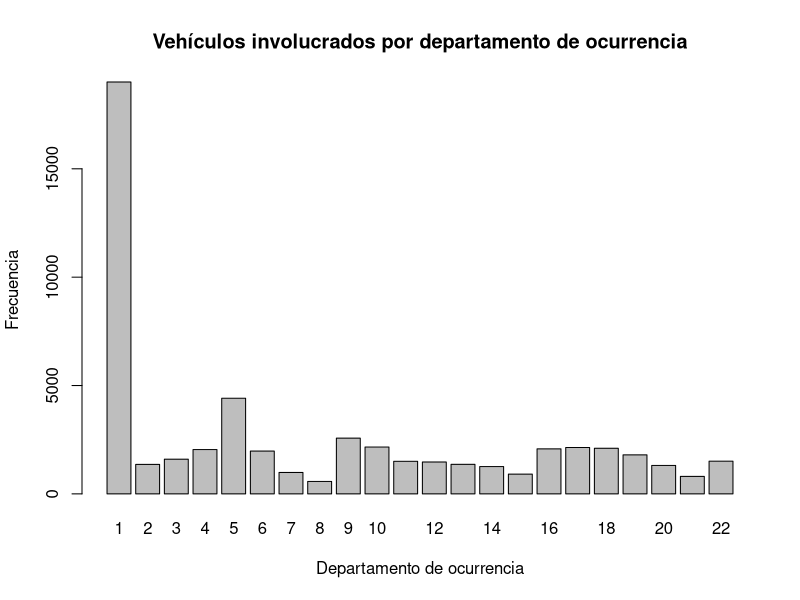
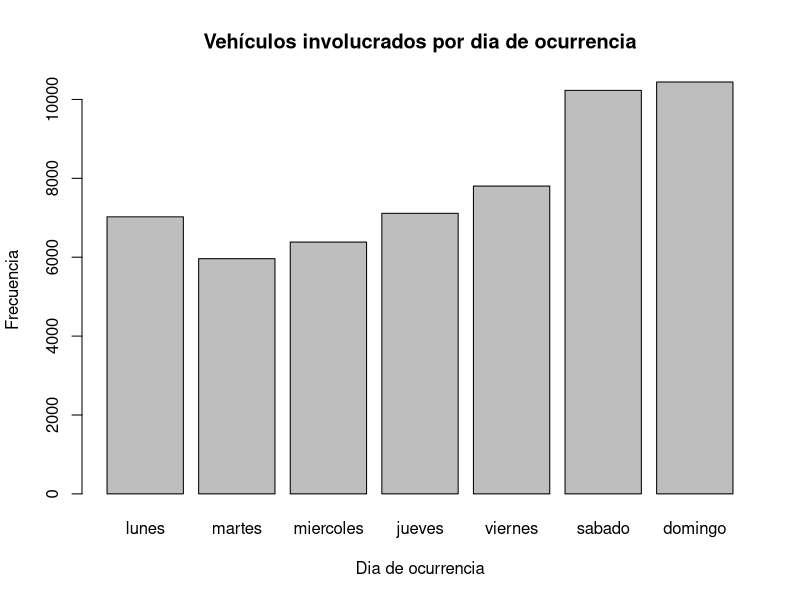
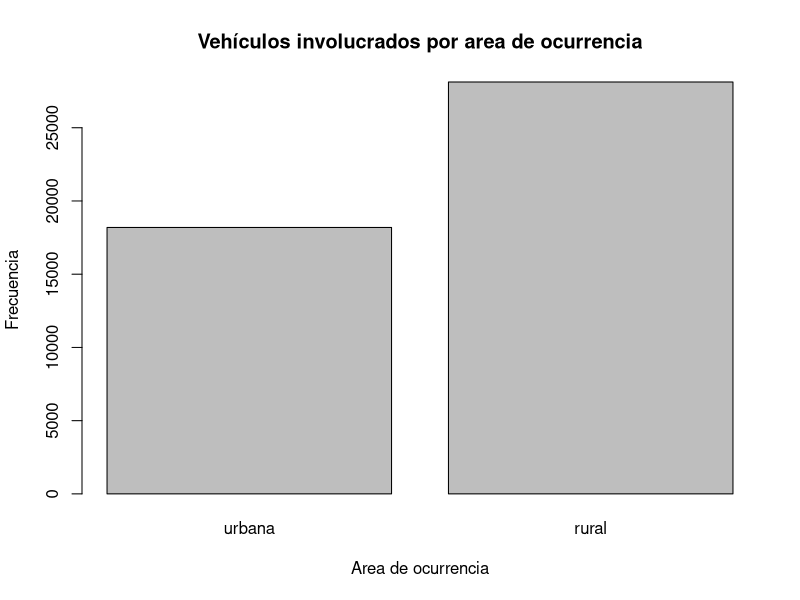
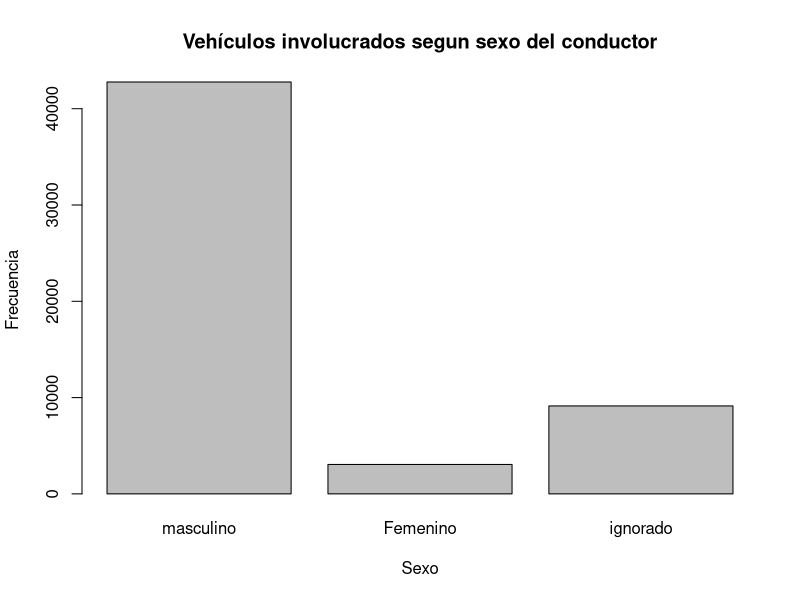
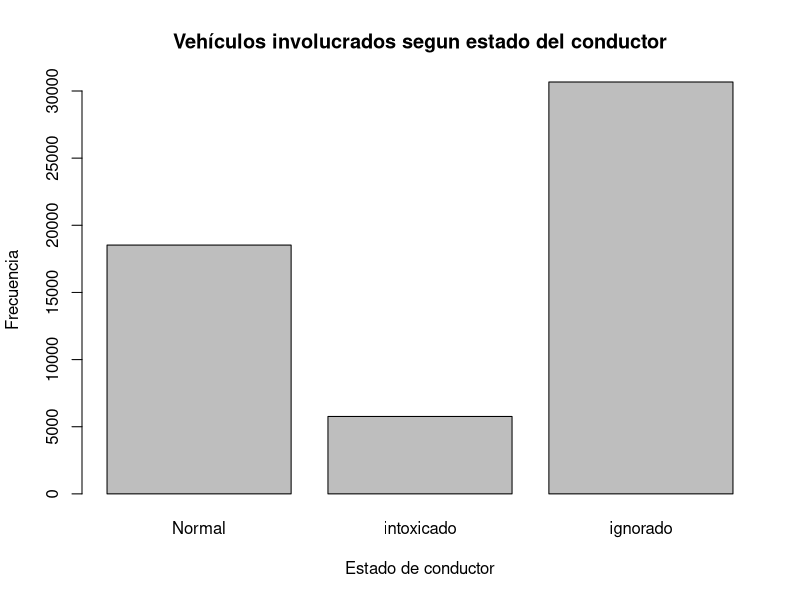
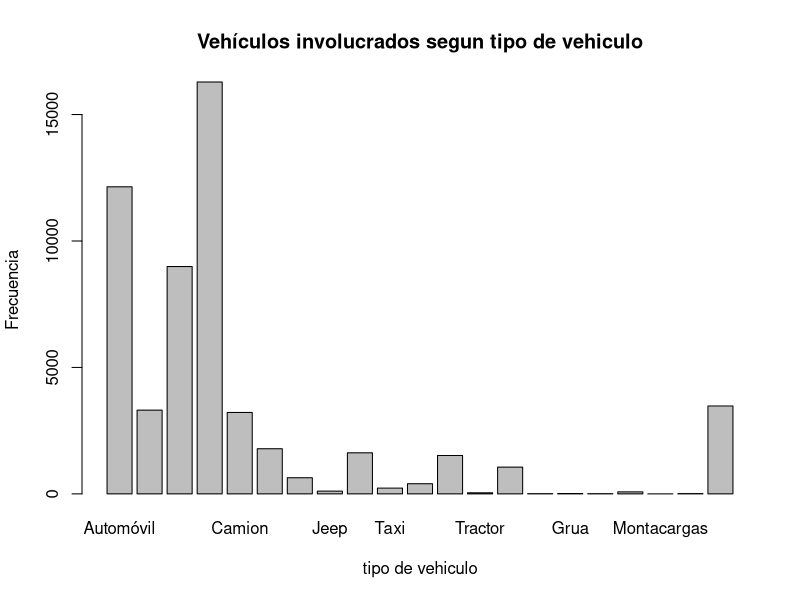
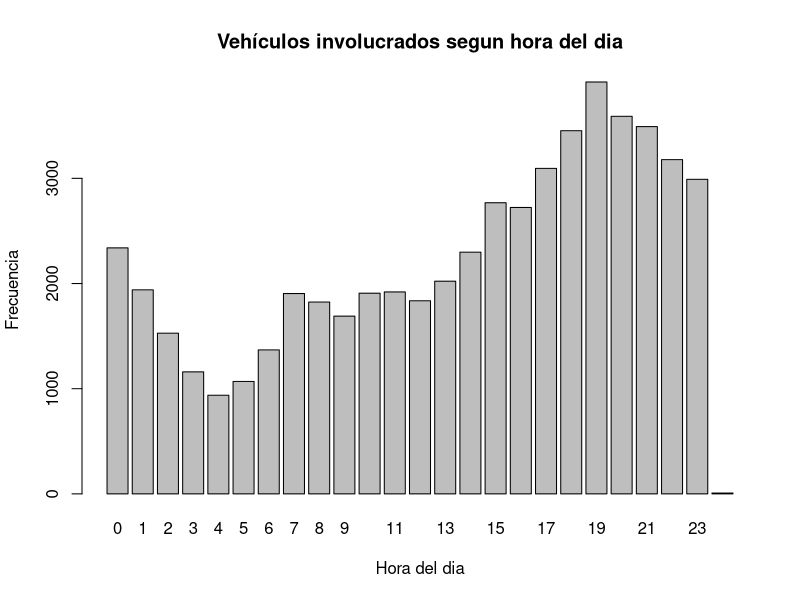
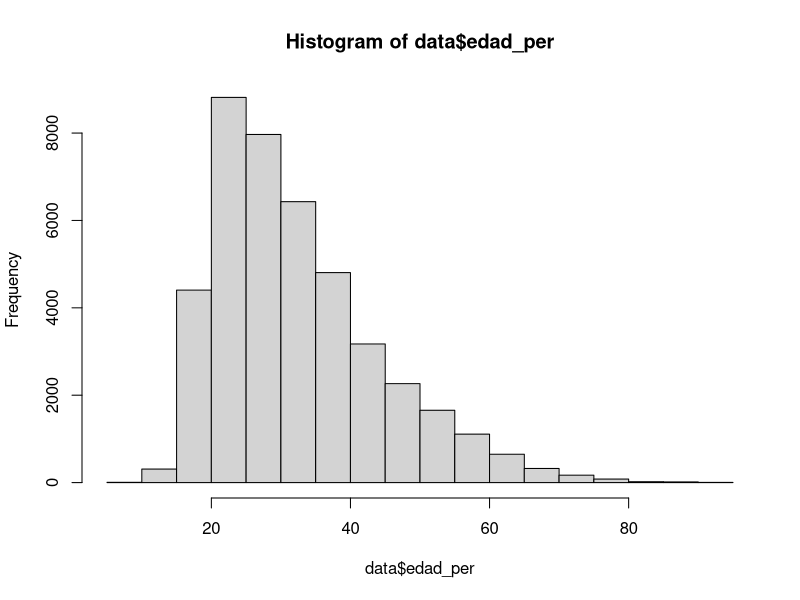

These figures' R source, in order: (Note: this script raises an error after producing the figures.)

vehiculos <- read.csv("VehiculosInvolucradosLimpio.csv")

# clear index of the table
vehiculos$X <- NULL
# setting cualitative variables here
str(vehiculos)
vehiculos$depto_ocu <- factor(vehiculos$depto_ocu)
vehiculos$dia_sem_ocu <-factor(vehiculos$dia_sem_ocu)
vehiculos$area_geo_ocu <-factor(vehiculos$area_geo_ocu)
vehiculos$zona_ocu    <-factor(vehiculos$zona_ocu)
vehiculos$sexo_per    <-factor(vehiculos$sexo_per)
vehiculos$estado_per  <-factor(vehiculos$estado_per)
vehiculos$tipo_veh    <-factor(vehiculos$tipo_veh)
vehiculos$color_veh   <-factor(vehiculos$color_veh)
vehiculos$modelo_veh  <-factor(vehiculos$modelo_veh)
vehiculos$tipo_eve    <-factor(vehiculos$tipo_eve)
vehiculos$mayor_menor <-factor(vehiculos$mayor_menor)
vehiculos$marca_veh   <-factor(vehiculos$marca_veh)
vehiculos$g_edad_pil <-factor(vehiculos$g_edad_pil)
summary(vehiculos)
head(vehiculos)
barplot(table(vehiculos$depto_ocu),xlab = "Departamento de ocurrencia", ylab = "Frecuencia", main = "Vehículos involucrados por departamento de ocurrencia")
barplot(table(vehiculos$dia_sem_ocu),xlab = "Dia de ocurrencia", ylab = "Frecuencia", main = "Vehículos involucrados por dia de ocurrencia", names.arg = c("lunes","martes","miercoles", "jueves", "viernes", "sabado", "domingo"))
barplot(table(vehiculos$area_geo_ocu),xlab = "Area de ocurrencia", ylab = "Frecuencia", main = "Vehículos involucrados por area de ocurrencia", names.arg = c("urbana", "rural"))
barplot(table(vehiculos$sexo_per),xlab = "Sexo", ylab = "Frecuencia", main = "Vehículos involucrados segun sexo del conductor", names.arg = c("masculino","Femenino","ignorado"))
barplot(table(vehiculos$estado_per),xlab = "Estado de conductor", ylab = "Frecuencia", main = "Vehículos involucrados segun estado del conductor", names.arg = c("Normal","intoxicado","ignorado"))
barplot(table(vehiculos$tipo_veh),xlab = "tipo de vehiculo", ylab = "Frecuencia", main = "Vehículos involucrados segun tipo de vehiculo", names.arg = c("Automóvil","Camioneta sport","Pick up","Motocicleta","Camion","Cabezal","Bus extraurbano","Jeep","Microbús","Taxi","Panel", "Bus urbano","Tractor","Moto taxi","Furgon","Grua","Bus escolar","Bicicleta","Montacargas","Cuatrimoto","Ignorado"))
barplot(table(vehiculos$hora_ocu),xlab = "Hora del dia", ylab = "Frecuencia", main = "Vehículos involucrados segun hora del dia" )
#histogramas  y caja y bigotesde edades
data <- vehiculos
data <- subset(data, edad_per !=999)
hist(data$edad_per)
boxplot(data$edad_per)
#################################################
#hechos
hechos <- read.csv("HechosTransitoLimpio.csv")

# clear index of the table
hechos$X <- NULL
# setting cualitative variables here
# str(hechos)
hechos$dia_ocu <- factor(hechos$dia_ocu)
hechos$hora_ocu <- factor(hechos$hora_ocu)
hechos$mes_ocu <- factor(hechos$mes_ocu)
hechos$año_ocu <- factor(hechos$año_ocu)
hechos$causa_acc <- factor(hechos$causa_acc)
hechos$num_hecho <- factor(hechos$num_hecho)
hechos$mupio_ocu <- factor(hechos$mupio_ocu)
hechos$depto_ocu <- factor(hechos$depto_ocu)
hechos$dia_sem_ocu <-factor(hechos$dia_sem_ocu)
hechos$areag_ocu <-factor(hechos$areag_ocu)
hechos$zona_ocu    <-factor(hechos$zona_ocu)
hechos$sexo_pil    <-factor(hechos$sexo_pil)
hechos$estado_pil  <-factor(hechos$estado_pil)
hechos$tipo_veh    <-factor(hechos$tipo_veh)
hechos$color_veh   <-factor(hechos$color_veh)
hechos$modelo_veh  <-factor(hechos$modelo_veh)
hechos$mayor_menor <-factor(hechos$mayor_menor)
hechos$marca_veh   <-factor(hechos$marca_veh)
hechos$g_modelo_veh <- factor(hechos$g_modelo_veh)
hechos$corre_base <- factor(hechos$corre_base)
hechos$edad_quinquenales <- factor(hechos$edad_quinquenales)
hechos$g_edad <-factor(hechos$g_edad)

summary(hechos)
head(hechos)
barplot(table(hechos$depto_ocu),xlab = "Departamento de ocurrencia", ylab = "Frecuencia", main = "Vehículos involucrados por departamento de ocurrencia")
barplot(table(hechos$dia_ocu),xlab = "Día del mes", ylab = "Frecuencia", main = "Vehículos involucrados por día del mes de ocurrencia")
barplot(table(hechos$mes_ocu),xlab = "Mes del año", ylab = "Frecuencia", main = "Vehículos involucrados por mes del año de ocurrencia")
barplot(table(hechos$hora_ocu),xlab = "Hora de ocurrencia", ylab = "Frecuencia", main = "Vehículos involucrados por hora de ocurrencia")
barplot(table(hechos$dia_sem_ocu),xlab = "Dia de ocurrencia", ylab = "Frecuencia", main = "Vehículos involucrados por dia de ocurrencia", names.arg = c("lunes","martes","miercoles", "jueves", "viernes", "sabado", "domingo"))
#barplot(table(hechos$area_geo_ocu),xlab = "Area de ocurrencia", ylab = "Frecuencia", main = "VehÃ?culos involucrados por area de ocurrencia", names.arg = c("urbana", "rural"))
barplot(table(hechos$sexo_pil),xlab = "Sexo", ylab = "Frecuencia", main = "Vehículos involucrados segun sexo del conductor", names.arg = c("Masculino","Femenino","ignorado"))
barplot(table(hechos$estado_pil),xlab = "Estado de conductor", ylab = "Frecuencia", main = "Vehículos involucrados segun estado del conductor", names.arg = c("Normal","intoxicado","ignorado"))
#barplot(table(hechos$tipo_veh),xlab = "tipo de vehiculo", ylab = "Frecuencia", main = "VehÃ?culos involucrados segun tipo de vehiculo", names.arg = c("AutomÃ³vil","Camioneta sport","Pick up","Motocicleta","Camion","Cabezal","Bus extraurbano","Jeep","MicrobÃºs","Taxi","Panel", "Bus urbano","Tractor","Moto taxi","Furgon","Grua","Bus escolar","Bicicleta","Montacargas","Cuatrimoto","Ignorado"))
#barplot(table(hechos$hora_ocu),xlab = "Hora del dia", ylab = "Frecuencia", main = "VehÃ?culos involucrados segun hora del dia" )
#histogramas de edades
data <- hechos


data <- subset(hechos, edad_pil !=999)
hist(data$edad_pil)

# Correlation for numerical variables
# 1) Vehiculos
numeric_variables <- select(vehiculos, dia_ocu, mes_ocu, dia_sem_ocu, hora_ocu, edad_per)
summary(numeric_variables)
cor(numeric_variables, method = c("pearson", "kendall", "spearman"))

# 2) Personas
numeric_variables <- select(fallecidos, dia, ano, hora, edad)
summary(numeric_variables)
cor(numeric_variables, method = c("pearson", "kendall", "spearman"))

# 3) Hechos
numeric_variables <- select(hechos, dia_ocu, ano_ocu, hora_ocu, edad_pil)
summary(numeric_variables)
cor(numeric_variables, method = c("pearson", "kendall", "spearman"), use = "pairwise.complete.obs")

